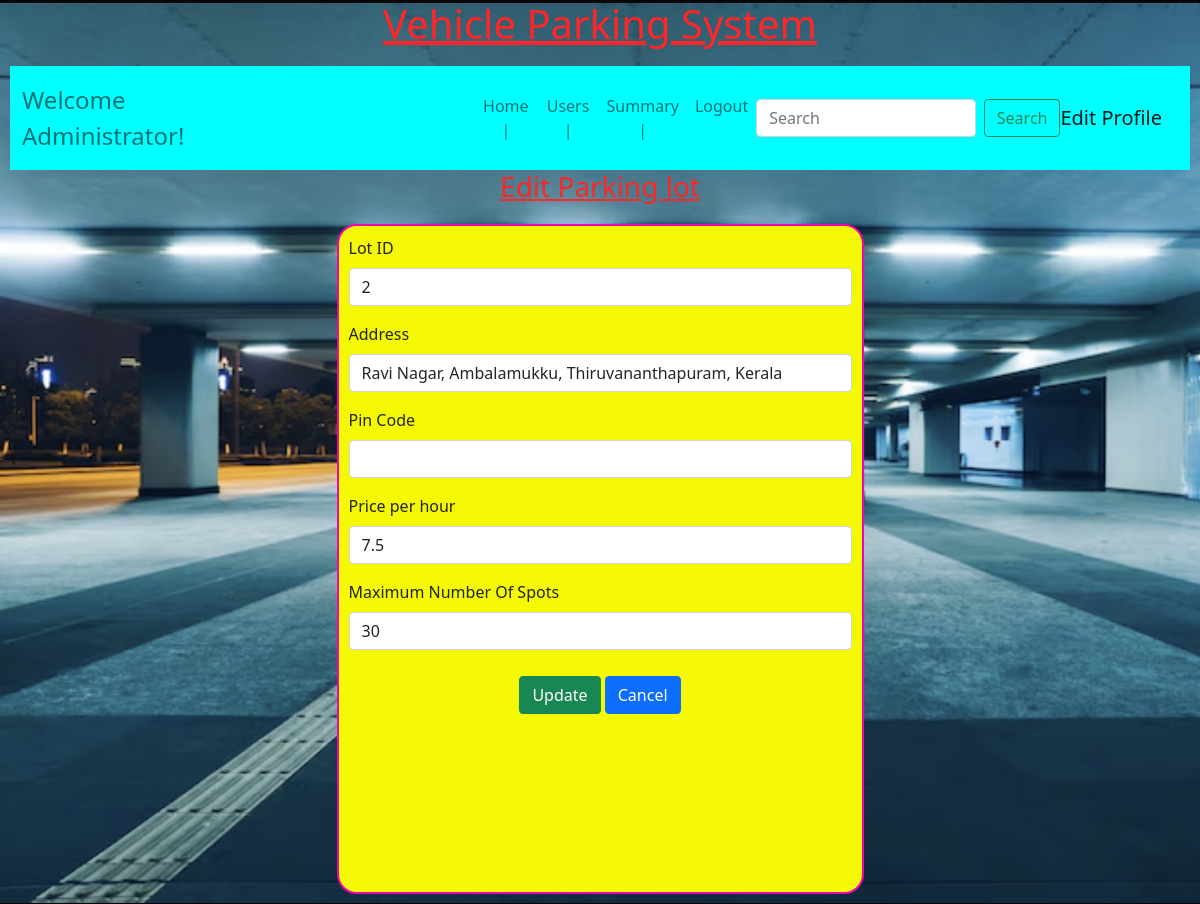
The page /edit_lot/2/admin@parking.com on the database its author committed.
### backend/models.py (models this page shows)
class Parking_lot(db.Model):
    __tablename__="parking_lot"
    id=db.Column(db.Integer,primary_key=True)
    address=db.Column(db.String,nullable=False)
    price=db.Column(db.Float,nullable=False)
    pin_code=db.Column(db.Integer,nullable=False)
    maximum_number_of_spots=db.Column(db.Integer,nullable=False,default=0)
    parking_spot=db.relationship("Parking_Spot",cascade="all,delete",backref="parking_lot",lazy=True)

### backend/controllers.py (the view, shortened to what this page needs)
@app.route("/edit_lot/<id>/<name>",methods=["GET","POST"])
def edit_lot(id,name):
    l=get_lot(id)
    if not l:
        return redirect(url_for("admindashboardfn",name=name,msg=""))
    avail=0
    occ=0
    for spot in l.parking_spot:
        if spot.status=="A":
            avail+=1
        else:
            occ+=1
    return render_template("edit_lot.html",lots=l,lid=l.id,name=name,available=avail,occupied=occ)

### backend/controllers.py (called while the page is built)
def get_lot(id):
    lot=Parking_lot.query.filter_by(id=id).first()
    return lot

### templates/edit_lot.html (shortened to what this page needs)
{%extends "adminlayout.html"%}
{%block content%}
            {%if lots%}
                <div class="center">
                    <h3><u>Edit Parking lot</u></h3>
                </div>
                <form action="/edit_lot/{{lots.id}}/{{name}}" method="POST">
                <div class="input-form2">
                    <div class="mb-3">
                        <label for="lotid" class="form-label">Lot ID</label>
                        <input type="number" class="form-control" id="lotid" name="lotid" value="{{lid}}" read only>
                    </div>
                    <div class="mb-3">
                        <label for="address" class="form-label">Address</label>
                        <input type="text" class="form-control" id="address" name="address" value="{{lots.address}}">
                    </div>
                    <div class="mb-3">
                        <label for="pincode" class="form-label">Pin Code</label>
                        <input type="number" class="form-control" id="pincode" name="pincode" value="{{lots.pin_code}}">
                    </div>
                    <div class="mb-3">
                        <label for="price" class="form-label">Price per hour</label>
                        <input type="text" class="form-control" id="price" name="price" value="{{lots.price}}">
                    </div>
                    <div class="mb-3">
                        <label for="maximum_number_of_spots" class="form-label">Maximum Number Of Spots</label>
                        <input type="number" class="form-control" id="spots_num" name="max_no_of_spots" value="{{lots.maximum_number_of_spots}}">
                    </div>
                    <div class="button">
                        <button type="submit" class="btn btn-success">Update</button>
                        <a href="/admin/{{name}}" type="button" class="btn btn-primary">Cancel</a>
                    </div>
                </div>
                </form>
            {%endif%}
{%endblock%}

### static/styles/styles.css (style rules this page uses)
* { margin: 0px; }
html { background-image: url(/static/images/bkg1.png); background-size: cover; }
.center { text-align: center; margin: auto; color: rgb(254, 38, 38); }
.button { text-align: center; padding: 10px; }
.input-form2 { border: 2px solid rgb(243, 4, 179); width: 527px; height: 670px; margin: auto; margin-top: 20px; padding: 10px; border-radius: 20px; font-size: 16px; text-align: justify; background-color: rgb(245, 249, 4); }

### rows shown on the page
Parking_lot: address "Ravi Nagar, Ambalamukku, Thiruvananthapuram, Kerala", price "7.5", max_no_of_spots "30"
